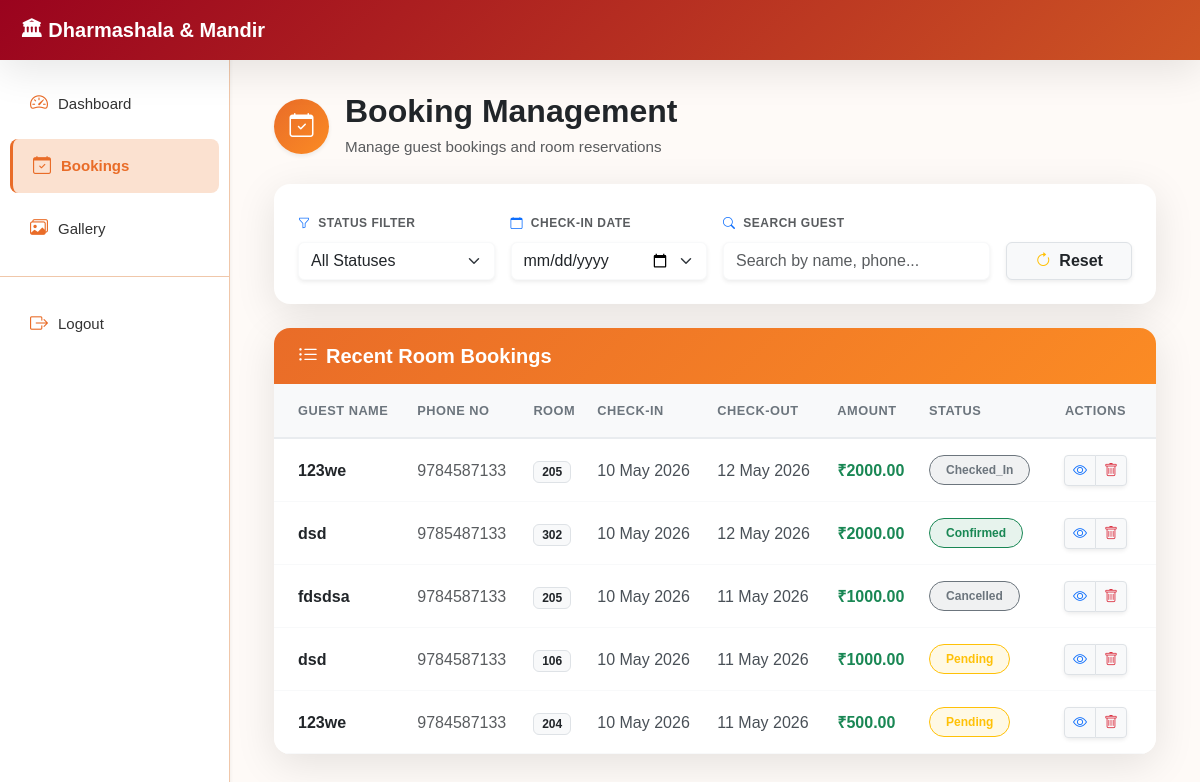
The app's page /api/bookingByAdmin/ (signed in) with its own data.
### booking/models.py (models this page shows, shortened)
class Booking(models.Model):
    STATUS_CHOICES = [
        ('pending', 'Pending'),
        ('confirmed', 'Confirmed'),
        ('checked_in', 'Checked In'),
        ('checked_out', 'Checked Out'),
        ('cancelled', 'Cancelled'),
    ]
    customer_name = models.CharField(max_length=100)
    customer_email = models.EmailField()
    customer_phone = models.CharField(max_length=15)
    customer_id_no = models.CharField(max_length=20, blank=True, null=True)  # Aadhaar or any ID number
    customer_id_proof_photo = models.ImageField(upload_to='id_proofs/', blank=True, null=True)  # Photo of the ID proof
    room = models.ForeignKey(Room, on_delete=models.CASCADE)
    check_in_date = models.DateField()
    check_out_date = models.DateField()
    guests = models.IntegerField(validators=[MinValueValidator(1)])
    special_requests = models.TextField(blank=True)
    total_amount = models.DecimalField(max_digits=10, decimal_places=2, null=True, blank=True)
    status = models.CharField(max_length=20, choices=STATUS_CHOICES, default='pending')
    created_at = models.DateTimeField(auto_now_add=True)
    updated_at = models.DateTimeField(auto_now=True)
    class Meta:
        ordering = ['-created_at']

class Room(models.Model):
    room_number = models.CharField(max_length=10, unique=True)
    room_type = models.ForeignKey(RoomType, on_delete=models.CASCADE)
    is_available = models.BooleanField(default=True)
    floor = models.IntegerField()

### booking/views.py (the view)
# urls.py: path('bookingByAdmin/', views.bookingByAdmin, name='bookingByAdmin'),
@custom_login_required
def bookingByAdmin(request):
    current_user = get_current_user(request)
    total_bookings = Booking.objects.count()
    pending_bookings = Booking.objects.filter(status="pending").count()
    donations = 0
    unread_messages = ContactMessage.objects.filter(is_read=False).count()
    recent_bookings = Booking.objects.select_related(
        "room",
        "room__room_type"
    ).order_by("-created_at")[:5]
    active_bookings = Booking.objects.filter(
        status="checked_in"
    ).select_related(
        "room",
        "room__room_type"
    ).order_by("-check_in_date")
    rooms = Room.objects.filter(
        is_available=True
    ).select_related("room_type")
    context = {
        "user": current_user,
        "total_bookings": total_bookings,
        "pending_bookings": pending_bookings,
        "donations": donations,
        "unread_messages": unread_messages,
        "recent_bookings": recent_bookings,
        "active_bookings": active_bookings,
        "rooms": rooms,
    }
    return render(request, "booking_by_admin.html", context)

### booking/views.py (called while the page is built, shortened)
def get_current_user(request):
    if not request.session.get('is_authenticated'):
        if request.path.startswith('/api/'):  # <-- NEW CHECK
            return JsonResponse({'error': 'Authentication required'}, status=401)
        messages.error(request, "Please log in to access this page.")
        return redirect('login_page')

def custom_login_required(view_func):
    @wraps(view_func)
    def wrapper(request, *args, **kwargs):
        return view_func(request, *args, **kwargs)
    return wrapper

### templates/booking_by_admin.html (shortened to what this page needs)
{% extends 'base.html' %}
{% load static %}
{% load django_bootstrap5 %}
{% block content %}
<div class="container-fluid py-3 px-md-4">
    <div class="row mb-4 align-items-center">
        <div class="col-12">
            <div class="d-flex flex-column flex-md-row justify-content-between align-items-md-center gap-3">
                <div class="d-flex align-items-center">
                    <div class="shadow-sm p-3 rounded-circle me-3 d-flex align-items-center justify-content-center" style="background: var(--gradient-primary); width: 55px; height: 55px;">
                        <i class="bi bi-calendar-check text-white fs-4"></i>
                    </div>
                    <div>
                        <h2 class="fw-bold text-dark mb-0">Booking Management</h2>
                        <p class="text-muted mb-0 mt-1" style="font-size: 0.95rem;">Manage guest bookings and room reservations</p>
                    </div>
                </div>
            </div>
        </div>
    </div>
    <div class="card border-0 rounded-4 mb-4" style="background: var(--sidebar-bg); box-shadow: var(--shadow-soft);">
        <div class="card-body p-4">
            <div class="row g-3">
                <div class="col-md-3">
                    <label class="form-label fw-semibold text-muted text-uppercase" style="font-size: 0.75rem; letter-spacing: 0.5px;">
                        <i class="bi bi-funnel me-1 text-primary"></i> Status Filter
                    </label>
                    <select class="form-select border-light shadow-sm" id="statusFilter">
                        <option value="">All Statuses</option>
                    </select>
                </div>
                <div class="col-md-3">
                    <label class="form-label fw-semibold text-muted text-uppercase" style="font-size: 0.75rem; letter-spacing: 0.5px;">
                        <i class="bi bi-calendar me-1 text-primary"></i> Check-in Date
                    </label>
                    <input type="date" class="form-select border-light shadow-sm" id="dateFilter">
                </div>
                <div class="col-md-4">
                    <label class="form-label fw-semibold text-muted text-uppercase" style="font-size: 0.75rem; letter-spacing: 0.5px;">
                        <i class="bi bi-search me-1 text-primary"></i> Search Guest
                    </label>
                    <input type="text" class="form-control border-light shadow-sm" id="searchGuest" placeholder="Search by name, phone...">
                </div>
                <div class="col-md-2 d-flex align-items-end">
                    <button class="btn btn-light border w-100 shadow-sm text-dark fw-semibold" onclick="clearFilters()" style="height: 38px;">
                        <i class="bi bi-arrow-clockwise me-2 text-warning"></i>Reset
                    </button>
                </div>
            </div>
        </div>
    </div>
    <div class="card border-0 rounded-4 overflow-hidden mb-4" style="box-shadow: var(--shadow-soft);">
        <div class="card-header py-3 px-4" style="background: var(--gradient-primary); border: none;">
            <h5 class="mb-0 fw-bold text-white"><i class="bi bi-list-ul me-2"></i>Recent Room Bookings</h5>
        </div>
        <div class="card-body p-0">
            <div class="table-responsive mobile-card-table p-md-0 p-2" style="max-height: calc(100vh - 350px); overflow-y: auto;">
                <table class="table table-hover align-middle mb-0 custom-table">
                    <thead class="table-light sticky-top">
                        <tr>
                            <th class="ps-4">Guest Name</th>
                            <th>Phone No</th>
                            <th>Room</th>
                            <th>Check-in</th>
                            <th>Check-out</th>
                            <th>Amount</th>
                            <th>Status</th>
                            <th class="text-center pe-4">Actions</th>
                        </tr>
                    </thead>
                    <tbody>
                        {% for booking in recent_bookings %}
                        <tr>
                            <td data-label="Guest Name" class="ps-md-4 fw-bold text-dark">{{ booking.customer_name }}</td>
                            <td data-label="Phone No" class="text-muted">{{ booking.customer_phone }}</td>
                            <td data-label="Room">
                                <span class="badge bg-light text-dark border">{{ booking.room.room_number }}</span>
                            </td>
                            <td data-label="Check-in">{{ booking.check_in_date|date:"d M Y" }}</td>
                            <td data-label="Check-out">{{ booking.check_out_date|date:"d M Y" }}</td>
                            <td data-label="Amount" class="fw-semibold text-success">₹{{ booking.total_amount }}</td>
                            <td data-label="Status">
                                <span class="badge rounded-pill px-3 py-2 cursor-pointer
                                    {% if booking.status == 'confirmed' %}bg-success bg-opacity-10 text-success
                                    {% elif booking.status == 'pending' %}bg-warning bg-opacity-10 text-warning
                                    {% else %}bg-secondary bg-opacity-10 text-secondary{% endif %}"
                                    onclick="openStatusModal('{{ booking.id }}', '{{ booking.status }}')"
                                    style="border: 1px solid currentColor;">
                                    {{ booking.status|title }}
                                </span>
                            </td>
                            <td data-label="Actions" class="text-md-center pe-md-4 pb-3 pb-md-0 pt-3 pt-md-0">
                                <div class="btn-group shadow-sm" role="group">
                                    <button type="button" class="btn btn-sm btn-light border text-primary action-btn" onclick="viewBooking({{ booking.id }})" title="View Details">
                                        <i class="bi bi-eye"></i>
                                    </button>
                                    <button type="button" class="btn btn-sm btn-light border text-danger action-btn" onclick="deleteBooking({{ booking.id }})" title="Delete Booking">
                                        <i class="bi bi-trash"></i>
                                    </button>
                                </div>
                            </td>
                        </tr>
                        {% endfor %}
                    </tbody>
                </table>
            </div>
        </div>
    </div>
</div>
{% endblock %}

### static/css/style.css (style rules this page uses)
:root { --primary-orange: #E96C28; --primary-red: #9A031E; --secondary-red: #CE5524; --gradient-primary: linear-gradient(135deg, #E96C28 0%, #FB8B24 100%); --gradient-nav: linear-gradient(135deg, #9A031E 0%, #CE5524 100%); --gradient-footer: #FB8B24; --gradient-hero: linear-gradient(135deg, rgba(233, 108, 40, 0.9) 0%, rgba(251, 139, 36, 0.9) 100%); --shadow-soft: 0 10px 40px rgba(0, 0, 0, 0.1); --shadow-hover: 0 20px 60px rgba(0, 0, 0, 0.15); }
* { margin: 0; padding: 0; box-sizing: border-box; }
body { font-family: 'Poppins', sans-serif; scroll-behavior: smooth; overflow-x: hidden; line-height: 1.7; background-color: #ffffff; }

### templates/base.html (style rules this page uses)
:root { --primary-orange: #E96C28; --primary-red: #9A031E; --light-font-color:#8a9198; --secondary-red: #CE5524; --gradient-primary: linear-gradient(135deg, #E96C28 0%, #FB8B24 100%); --gradient-nav: linear-gradient(135deg, #9A031E 0%, #CE5524 100%); --gradient-footer: #FB8B24; --gradient-hero: linear-gradient(135deg, rgba(233, 108, 40, 0.9) 0%, rgba(251, 139, 36, 0.9) 100%); --shadow-soft: 0 10px 40px rgba(0, 0, 0, 0.1); --shadow-hover: 0 20px 60px rgba(0, 0, 0, 0.15); --sidebar-bg: #fff; --sidebar-hover: #fdf3ec; --sidebar-active: #fbe1d0; --sidebar-border: #f0c7aa; --sidebar-width: 230px; }
* { box-sizing: border-box; }
body { font-family: "Poppins", sans-serif; margin: 0; padding: 0; background: #fefaf7; overflow-x: hidden; }

### templates/booking_by_admin.html (style rules this page uses)
.custom-table th { font-size: 0.8rem; text-transform: uppercase; letter-spacing: 0.5px; color: #6c757d; border-bottom: 2px solid #e9ecef; background: #f8f9fa; padding-top: 1rem; padding-bottom: 1rem; }
.custom-table td { vertical-align: middle; padding: 1rem 0.5rem; border-bottom: 1px solid #f8f9fa; color: #495057; }
.custom-table tbody tr { transition: background-color 0.2s ease; }
.action-btn { transition: all 0.2s ease; }
.cursor-pointer { cursor: pointer; transition: transform 0.2s; }

### records on screen
Booking: customer_name "123we", customer_phone "9784587133", room.room_number "205", check_in_date "10 May 2026", check_out_date "12 May 2026", total_amount "2000.00", status "Checked_In"
Booking: customer_name "dsd", customer_phone "9785487133", room.room_number "302", check_in_date "10 May 2026", check_out_date "12 May 2026", total_amount "2000.00", status "Confirmed"
Booking: customer_name "fdsdsa", customer_phone "9784587133", room.room_number "205", check_in_date "10 May 2026", check_out_date "11 May 2026", total_amount "1000.00", status "Cancelled"
Booking: customer_name "dsd", customer_phone "9784587133", room.room_number "106", check_in_date "10 May 2026", check_out_date "11 May 2026", total_amount "1000.00", status "Pending"
Booking: customer_name "123we", customer_phone "9784587133", room.room_number "204", check_in_date "10 May 2026", check_out_date "11 May 2026", total_amount "500.00", status "Pending"
